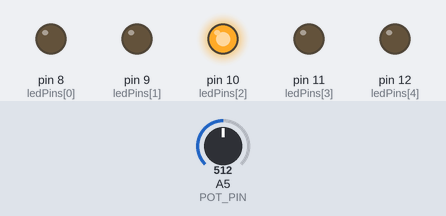
Bench run of a sketch on a simulated Arduino Uno, built with avr-gcc and run on an emulated ATmega328P. Parts: output pins drawn as LEDs (lit = HIGH). Inputs (shaded band) come from the test bench; at power-on: A5 (POT_PIN) = 512.

Above: at 1.2 s.
1.3 s: A5 (POT_PIN) set to 498
At 2.1 s:
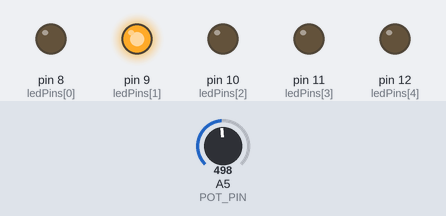
2.8 s: A5 (POT_PIN) set to 264
4.3 s: A5 (POT_PIN) set to 237
At 5.5 s:
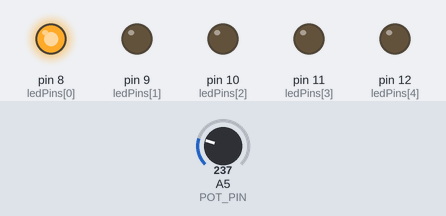
5.8 s: A5 (POT_PIN) set to 900
At 7.0 s:
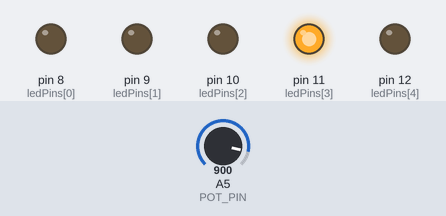
7.3 s: A5 (POT_PIN) set to 1012
8.8 s: A5 (POT_PIN) set to 1023
At 9.5 s:
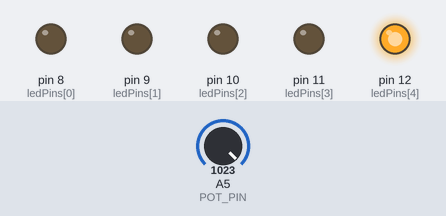
Timing chart, 0 to 11.3 s (numbered marks = the images above; inputs shaded):
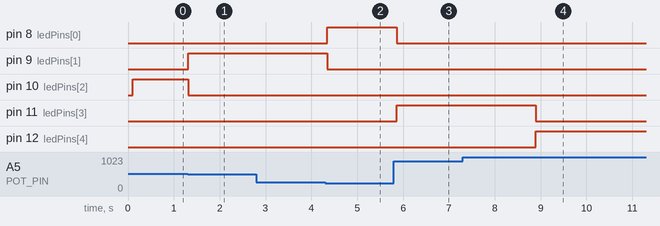

The sketch:

hands-on-06-potenciometro.ino
```cpp
/*
 * UNIVERSIDADE FEDERAL DO AMAZONAS - UFAM
 * INSTITUTO DE COMPUTAÇÃO - ICOMP
 * CURSO INTRODUÇÃO AO ARDUINO
 * MARCOS A. P. DE LIMA
 * MARCOS.LIMA@ICOMP.UFAM.EDU.BR
 * JUN, 2022
 */
#define POT_PIN A5
#define N_LEDS 5
#define LED_DELAY 100
const byte ledPins[] = {8, 9, 10, 11, 12};
unsigned int ledPos;
unsigned long changeTime;

void setup() {
  for (unsigned int x = 0; x < N_LEDS; x++) {
    pinMode(ledPins[x], OUTPUT);
  }
  changeTime = millis();
}

void loop() {
  ledPos = map(analogRead(POT_PIN), 0, 1023, 0, N_LEDS - 1);
  if ((millis() - changeTime) > LED_DELAY) {
    changeLED(ledPos);
    changeTime = millis();
  }
}

void changeLED(unsigned int ledPos) {
  for (unsigned int x = 0; x < N_LEDS; x++) {
    digitalWrite(ledPins[x], LOW);
  }
  digitalWrite(ledPins[ledPos], HIGH);
}
```

Measured:
- the behaviour switches between 512 and 511 on A5 (POT_PIN) (found by bisection; images 0 and 1)
- the behaviour switches between 256 and 255 on A5 (POT_PIN) (found by bisection; images 1 and 2)
- the behaviour switches between 1022 and 1023 on A5 (POT_PIN) (found by bisection; images 3 and 4)
- after the input at 1.3 s, pin 9 (ledPins[1]): LOW → HIGH at once; pin 10 (ledPins[2]): HIGH → LOW at once
- after the input at 4.3 s, pin 8 (ledPins[0]): LOW → HIGH after 0.05 s; pin 9 (ledPins[1]): HIGH → LOW after 0.05 s
- after the input at 5.8 s, pin 8 (ledPins[0]): HIGH → LOW after 0.06 s; pin 11 (ledPins[3]): LOW → HIGH after 0.06 s
- after the input at 8.8 s, pin 11 (ledPins[3]): HIGH → LOW after 0.09 s; pin 12 (ledPins[4]): LOW → HIGH after 0.09 s
